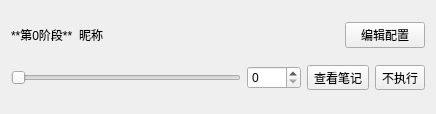
<?xml version="1.0" encoding="UTF-8"?>
<ui version="4.0">
 <class>TaskerItem</class>
 <widget class="QWidget" name="TaskerItem">
  <property name="geometry">
   <rect>
    <x>0</x>
    <y>0</y>
    <width>436</width>
    <height>114</height>
   </rect>
  </property>
  <property name="windowTitle">
   <string>TaskerItem</string>
  </property>
  <layout class="QVBoxLayout" name="verticalLayout">
   <item>
    <layout class="QHBoxLayout" name="horizontalLayout">
     <item>
      <widget class="QLabel" name="stage_label">
       <property name="styleSheet">
        <string notr="true"/>
       </property>
       <property name="text">
        <string>**第0阶段**</string>
       </property>
       <property name="textFormat">
        <enum>Qt::MarkdownText</enum>
       </property>
       <property name="margin">
        <number>10</number>
       </property>
      </widget>
     </item>
     <item>
      <widget class="QLabel" name="username">
       <property name="text">
        <string>昵称</string>
       </property>
      </widget>
     </item>
     <item>
      <spacer name="horizontalSpacer">
       <property name="orientation">
        <enum>Qt::Horizontal</enum>
       </property>
       <property name="sizeHint" stdset="0">
        <size>
         <width>40</width>
         <height>20</height>
        </size>
       </property>
      </spacer>
     </item>
     <item>
      <widget class="QPushButton" name="edit_config">
       <property name="text">
        <string>编辑配置</string>
       </property>
      </widget>
     </item>
    </layout>
   </item>
   <item>
    <layout class="QHBoxLayout" name="horizontalLayout_2">
     <item>
      <widget class="QSlider" name="slider">
       <property name="maximum">
        <number>1000</number>
       </property>
       <property name="orientation">
        <enum>Qt::Horizontal</enum>
       </property>
      </widget>
     </item>
     <item>
      <widget class="QSpinBox" name="spinBox">
       <property name="maximum">
        <number>1000</number>
       </property>
      </widget>
     </item>
     <item>
      <widget class="QToolButton" name="show_note_btn">
       <property name="text">
        <string>查看笔记</string>
       </property>
      </widget>
     </item>
     <item>
      <widget class="QToolButton" name="allow_btn">
       <property name="text">
        <string>不执行</string>
       </property>
      </widget>
     </item>
    </layout>
   </item>
  </layout>
 </widget>
 <resources/>
 <connections/>
</ui>
